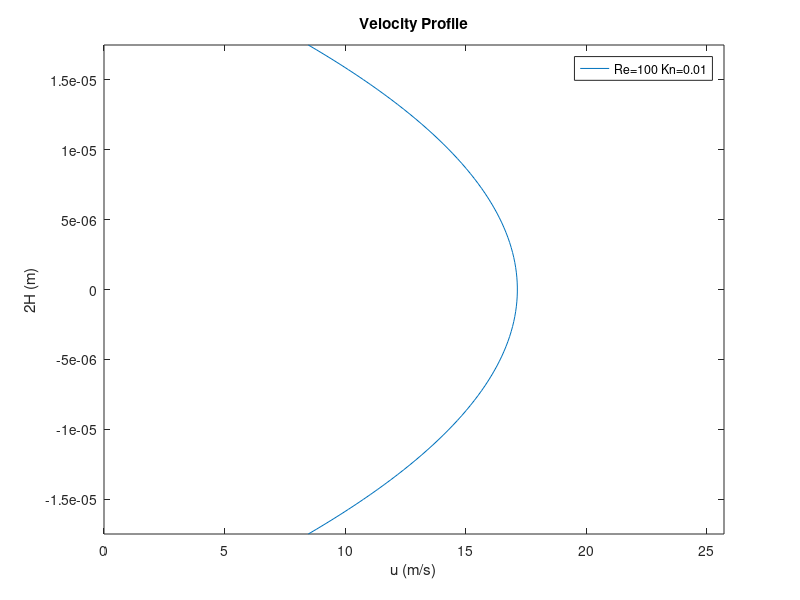

This chart was generated by the following MATLAB code:
% Disersion of nanoparticles in a microchannel - Slip flow regime
clc,clear

% Particle data
d = 0.01e-6; % Particle's diameter
Ro_p = 2500; % Density of particle
Vol_p = pi*(d^3)/6; % Particle's volume
Mp = Ro_p*Vol_p; % Particle's mass
g = 9.81; % Gravitational acceleration

% Fluid data
Re=100; % Reynolds
Kn=0.1; % Knudsen
Ro_f=1.225; % Density of fluid
L=7e-6; % Mean free path
mu=1.983e-5; % Dynamic viscosity
nu=mu/Ro_f; % Kinematic viscosity
Ma=Ro_f*Vol_p; % Mass of replaced fluid

% Channel data
H=L/(4*Kn); % Half of channel height
D=4*H; % Characteristic length
u=nu*Re/(D); % Average velocity in channel

% Velocity profile
dp_dx= -12*mu*u/(D^2); % Pressure loss in channle
y=linspace(-H,H,100);
sigma=0.9;
UF=(H^2/(2*mu))*(-dp_dx)*(1-(y/H).^2+8*(2/sigma-1)*Kn);

% Plot velocity profile
figure(1)
plot(UF,y)
axis([0 1.5*max(UF) -H H])
title('Velocity Profile')
xlabel('u (m/s)')
ylabel('2H (m)')
legend('Re=100 Kn=0.01')